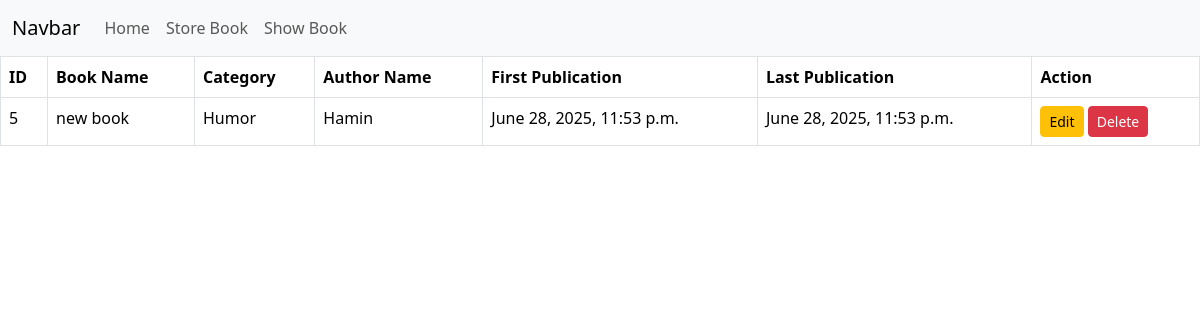
The page /book_details/5 on the database its author committed.
### book/models.py (models this page shows)
class BookStoreModel(models.Model):
    CATEGORY = (
        ('Mystry', 'Mystry'),
        ('Thriller', 'Thriller'),
        ('Sci-fi', 'Sci-fi'),
        ('Humor', 'Humor'),
        ('Horror', 'Horror')
    )
    id = models.IntegerField(primary_key=True)
    book_name = models.CharField(max_length=30)
    author = models.CharField(max_length=20)
    category = models.CharField(max_length=30, choices=CATEGORY)
    first_pub = models.DateTimeField(auto_now_add=True)
    last_pub = models.DateTimeField(auto_now=True)

### book/views.py (the view)
# urls.py: path('book_details/<int:id>', views.BookDetailsView.as_view(), name="book_details"),
class BookDetailsView(DetailView):
    model = BookStoreModel
    template_name = 'book_details.html'
    context_object_name = 'item'
    pk_url_kwarg = 'id'

### book/templates/book_details.html
{% extends "base.html" %}
{% block content %}
    <table class="table table-bordered">
        <thead>
          <tr>
            <th scope="col">ID</th>
            <th scope="col">Book Name</th>
            <th scope="col">Category</th>
            <th scope="col">Author Name</th>
            <th scope="col">First Publication</th>
            <th scope="col">Last Publication</th>
            <th scope="col">Action</th>
          </tr>
        </thead>
        <tbody>
            <tr>
                <td>{{item.id}}</td>
                <td>{{item.book_name}}</td>
                <td>{{item.category}}</td>
                <td>{{item.author}}</td>
                <td>{{item.first_pub}}</td>
                <td>{{item.last_pub}}</td>
                <td> <a class="btn btn-warning btn-sm" href="{% url 'editbook' item.pk %}">Edit</a> <a class="btn btn-danger btn-sm" href="{% url 'deletebooks' item.pk %}">Delete</a>
            </tr>
        </tbody>
      </table>
{% endblock content %}

### rows shown on the page
BookStoreModel: id "5", book_name "new book", category "Humor", author "Hamin", first_pub "June 28, 2025, 11:53 p.m.", last_pub "June 28, 2025, 11:53 p.m."
